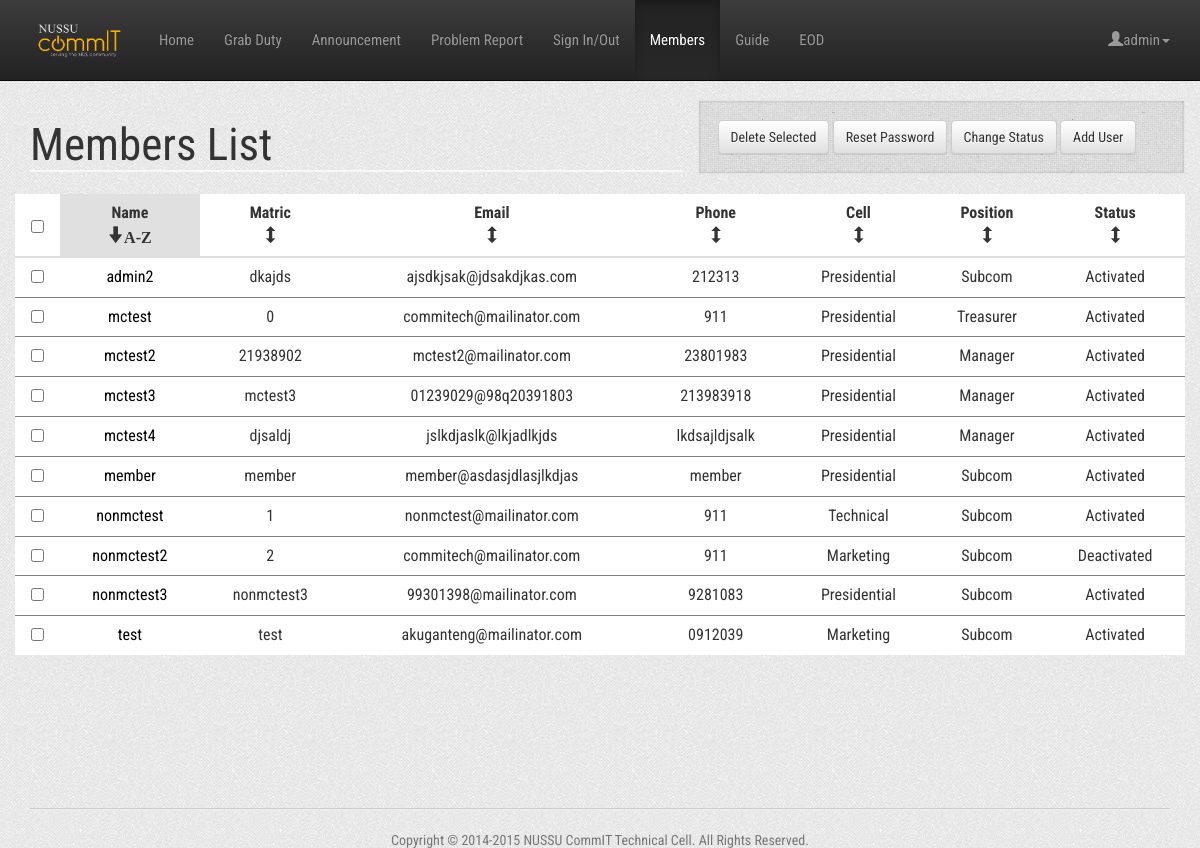
/members.php (signed in), run on the app's committed database.
### tables this page shows
CREATE TABLE IF NOT EXISTS `users` (
  `id` int(11) NOT NULL,
  `name` varchar(40) NOT NULL,
  `matric_number` varchar(30) DEFAULT NULL,
  `contact` varchar(30) DEFAULT NULL COMMENT 'phone number',
  `password` varchar(60) NOT NULL,
  `email` varchar(50) NOT NULL DEFAULT '',
  `is_admin` tinyint(1) NOT NULL DEFAULT '0',
  `cell` varchar(24) NOT NULL DEFAULT 'none',
  `position` varchar(24) NOT NULL DEFAULT 'Subcom',
  `new_ann` int(11) NOT NULL DEFAULT '1',
  `status` int(1) NOT NULL DEFAULT '1' COMMENT 'activation status',
  `temp1` int(11) NOT NULL,
  `temp2` int(11) NOT NULL,
  `tracking` varchar(11) NOT NULL DEFAULT '0',
  `duty` int(11) NOT NULL DEFAULT '1',
  `notification` int(11) NOT NULL DEFAULT '0'
);

### Controller/UserController.php (called while the page is built, shortened)
<?php
require_once(dirname(__FILE__).'/../Utils/DBoperation.php');
class UserController {
    private static $instance;
    private $userList;
    private function __construct() {
        $this->userList = new DBOperation("users");
    }
    public static function getInstance() {
        if (!self::$instance) {
            self::$instance = new self();
        }
        return self::$instance;
    }
    public function getAllUser(){
        try{
            $all_users = $this->userList->getQuery('SELECT id, name, matric_number, email, contact, cell, position, status FROM users');
            return $all_users;
        } catch (PDOException $e) {
            echo 'ERROR: ' . $e->getMessage();
        }
    }
    public function isAdmin($userID) {
        $condition = array('id' => $userID);
        $user = $this->userList->get($condition);
        return $user[0]["is_admin"];
    }
}
?>

### Utils/DBoperation.php (called while the page is built, shortened)
<?php
require_once(dirname(__FILE__).'/DBhandler.php');
	Class DBOperation
	{
		private $tableName;
		private static $dbHandler;
		public function DBOperation($tableName)
		{
			$this->tableName = $tableName;
			self::$dbHandler = new DBHandler();
		}
                private function commandiseCondition($condition)
                {
                    $conditionCommand = "";
                    foreach ($condition as $key => $value)
                    {
                        $conditionCommand = $conditionCommand.$key." = \"".$value."\"";
                    }
                    return $conditionCommand;
                }
                public function get($conditions,$sortBy = "")
		{
                    $conditionCommand = $this->commandiseCondition($conditions);
                    $query = "SELECT * FROM ".$this->tableName;
                    if ($conditionCommand != "")
                    {
                        $query = $query." WHERE ".$conditionCommand;
                    }
                    return self::$dbHandler->getQuery($query);
		}
                public function getQuery($query)
                {
                        return self::$dbHandler->getQuery($query);
                }
	};
?>

### Utils/DBhandler.php (called while the page is built, shortened)
<?php
Class DBHandler
{
    private $con;
    public function DBHandler()
    {
        $this->con = mysqli_connect(DB_SERVER,DB_USER,DB_PASS,DB_NAME);
    }
    public function getQuery($query)
    {
        $result = mysqli_query($this->con,$query);
        $data = array();
        $i = 0;
        while ($data[$i++] = mysqli_fetch_array($result));
        unset($data[count($data)-1]);
        return $data;
    }
};
?>

### members.php (the view, shortened to what this page needs)
<?php
    include_once(dirname(__FILE__).'/Controller/UserController.php');
    $user_controller = UserController::getInstance();
    function isNotHidden($user) {
        $hiddenUsers = array("admin", "comcen");
        return !in_array($user['name'], $hiddenUsers, true);
    }
    if (!empty($_GET["name"])) {
        $members = array_filter($user_controller->getAllUser(), 'isTargetedUser');
    } else {
        $members = array_filter($user_controller->getAllUser(), 'isNotHidden');
    }
    $is_admin = $user_controller->isAdmin($_SESSION['user_id']);
?>
<html>
    <head>
        <link href="includes/css/bootstrap.min.css" rel="stylesheet">
        <link href="includes/css/bootstrap-theme.min.css" rel="stylesheet">
        <link href="includes/css/style.css" rel="stylesheet">
    </head>
    <body>
        <?php include(dirname(__FILE__).'/includes/header.php');?>
        <div class="container">
            <div class="row">
                <?php if ($is_admin) { ?>
                    <form action="members_manage" method="post">
                    <div class="col-sm-7">
                        <h1>Members List</h1>
                    </div>
                    <div class="col-sm-5 well">
                        <button type="submit" name="delete_user" class="btn btn-default" value="delete_user">Delete Selected</button>
                        <button type="submit" name="reset_password" class="btn btn-default" value="reset_password">Reset Password</button>
                        <button type="submit" name="change_status" class="btn btn-default" value="change_status">Change Status</button>
                        <a class="btn btn-default" href="user_add">Add User</a>
                    </div>
                <?php }else{ ?>
                    <div class="col-sm-12">
                        <h1>Members List</h1>
                    </div>
                <?php } ?>
                    <table class="table table-hover" id="members">
                        <thead>
                            <tr>
                                <?php if($is_admin){?><th class="text-center sorter-false"><input id="0" type="checkbox" onClick="checkAll()"></th><?php } ?>
                                <th class="text-center">Name</th>
                                <th class="text-center">Matric</th>
                                <th class="text-center">Email</th>
                                <th class="text-center">Phone</th>
                                <th class="text-center">Cell</th>
                                <th class="text-center">Position</th>
                                <?php if($is_admin) { ?><th class="text-center">Status</th><?php } ?>
                            </tr>
                        </thead>
                        <tbody>
                            <?php
                                $cnt = 0;
                                foreach($members as $row){
                                    $cnt++;
                                    echo '<tr>';
                                    if($is_admin){
                                        echo "<td><input id=".$cnt." name='users[]' type='checkbox' value=".$row['id']."></td>";
                                    }
                                    if($is_admin) echo "<td><a href='user.php?id={$row['id']}'>".$row['name']."</a></td>";
                                    else echo '<td>'.$row['name'].'</td>';
                                    echo '<td>'.$row['matric_number'].'</td>';
                                    echo '<td>'.$row['email'].'</td>';
                                    echo '<td>'.$row['contact'].'</td>';
                                    echo '<td>'.$row['cell'].'</td>';
                                    echo '<td>'.$row['position'].'</td>';
                                    if($is_admin) {
                                        if($row['status'] == 1) echo "<td>Activated</td>";
                                        else echo "<td>Deactivated</td>";
                                    }
                                    echo '</tr>';
                                }
                            ?>
                        </tbody>
                    </table>
                    <?php if ($is_admin) { ?>
                    </form>
                    <?php } ?>
            </div>
        </div>
        <?php include(dirname(__FILE__).'/includes/footer.php');?>
    </body>
</html>

### includes/css/style.css (style rules this page uses)
html { position: relative; min-height: 100%; }
body { margin-bottom: 60px; background: url(../img/bg.png); }
.table { background-color: white; }
a { color:black; }
td { text-align: center; }
h1, h2 { font-family: 'Roboto Condensed', sans-serif; font-size:45px; font-weight:400; color:#333333; }
h1 { border-bottom: 2px solid #f8f8f8; }
th.unsorted::after { content:"\E119"; font-family:"Glyphicons Halflings"; }
th.sorter-false::after { content:none; }
th.ascending { background-color: #e0e0e0; }
th.ascending::after { content:"\E094 A-Z"; font-family:"Glyphicons Halflings"; }
.table > thead > tr > th, .table > tbody > tr > th, .table > tfoot > tr > th, .table > thead > tr > td, .table > tbody > tr > td, .table > tfoot > tr > td { padding: 8px; line-height: 1.42857143; vertical-align: top; border-top: 1px solid gray; }
.tablesorter > thead > tr > th { vertical-align: middle; }

### data on the page
users: name "mctest", matric_number "0", email "commitech@mailinator.com", contact "911", cell "Presidential", position "Treasurer", status "Activated"
users: name "nonmctest", matric_number "1", email "nonmctest@mailinator.com", contact "911", cell "Technical", position "Subcom", status "Activated"
users: name "nonmctest2", matric_number "2", email "commitech@mailinator.com", contact "911", cell "Marketing", position "Subcom", status "Deactivated"
users: name "admin2", matric_number "dkajds", email "ajsdkjsak@jdsakdjkas.com", contact "212313", cell "Presidential", position "Subcom", status "Activated"
users: name "test", matric_number "test", email "akuganteng@mailinator.com", contact "0912039", cell "Marketing", position "Subcom", status "Activated"
users: name "mctest2", matric_number "21938902", email "mctest2@mailinator.com", contact "23801983", cell "Presidential", position "Manager", status "Activated"
users: name "mctest3", matric_number "mctest3", email "01239029@98q20391803", contact "213983918", cell "Presidential", position "Manager", status "Activated"
users: name "mctest4", matric_number "djsaldj", email "jslkdjaslk@lkjadlkjds", contact "lkdsajldjsalk", cell "Presidential", position "Manager", status "Activated"
users: name "nonmctest3", matric_number "nonmctest3", email "99301398@mailinator.com", contact "9281083", cell "Presidential", position "Subcom", status "Activated"
users: name "member", matric_number "member", email "member@asdasjdlasjlkdjas", contact "member", cell "Presidential", position "Subcom", status "Activated"

### other printed values
$_SESSION['user_name'] "admin"
